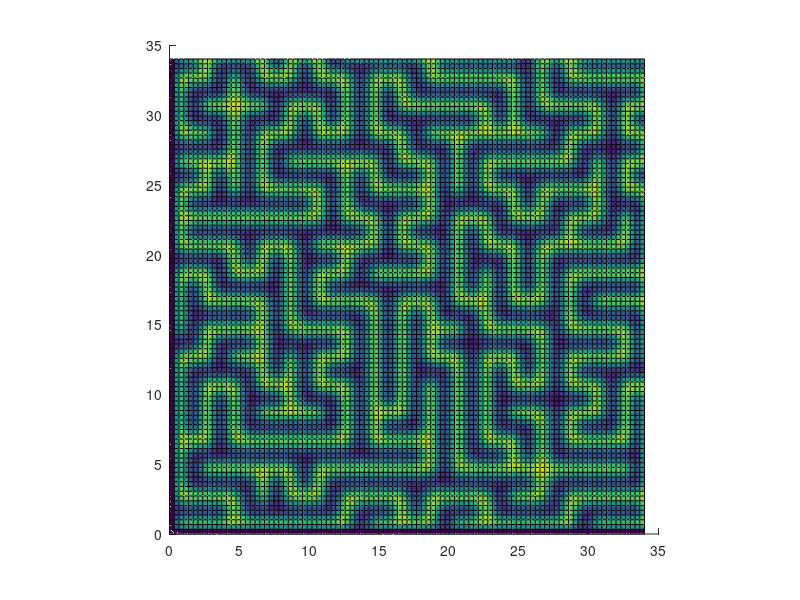

The MATLAB source for this figure:
function spline2D_comp2()
spline2Duniform()
%spline2Dmatrix()
return

function t=check_sanity(knot_vector,p)

  initial = knot_vector(1);
  kvsize = size(knot_vector,2);

  t = true;
  counter = 1;

  for i=1:p+1
    if (initial ~= knot_vector(i))
      t = false;
      return
    end
  end


  for i=p+2:kvsize-p-1
    if (initial == knot_vector(i))
      counter = counter + 1;
      if (counter > p)
        t = false  ;
        return
      end
    else
      initial = knot_vector(i);
      counter = 1;
    end
  end

  initial = knot_vector(kvsize);

  for i=kvsize-p:kvsize
    if (initial ~= knot_vector(i))
      t = false;
      return
    end
  end
  
  for i=1:kvsize-1
    if (knot_vector(i)>knot_vector(i+1))
      t = false;
    end
  end

  return

end


function spline2Dmatrix()
knot_vectorx=[0 1 2];

knot_vectory=[0 1 2];

precision = 0.1;

%macros
compute_nr_basis_functions = @(knot_vector,p) size(knot_vector, 2) - p - 1;
mesh   = @(a,c) [a:precision*(c-a):c];

%splines in x
px = compute_p(knot_vectorx);
tx = check_sanity(knot_vectorx,px);
nrx = compute_nr_basis_functions(knot_vectorx,px);

x_begin = knot_vectorx(1);
x_end = knot_vectorx(size(knot_vectorx,2));

x=mesh(x_begin,x_end);

%splines in y
py = compute_p(knot_vectory);
ty = check_sanity(knot_vectory,py);
nry = compute_nr_basis_functions(knot_vectorx,py);

y_begin = knot_vectory(1);
y_end = knot_vectory(size(knot_vectory,2));

y=mesh(y_begin,y_end);

%X and Y coordinates of points over the 2D mesh
[X,Y]=meshgrid(x,y);

M(1:nrx*nry,1:nrx*nry)=0.0;
hold on
for i=1:nrx
  %compute values of 
  vx=compute_spline(knot_vectorx,px,i,X);
  for j=1:nry
    vy=compute_spline(knot_vectory,py,j,Y);
    spline1=vx.*vy;
    for k=1:nrx
      %compute values of 
      vx2=compute_spline(knot_vectorx,px,k,X);
      for l=1:nry
        vy2=compute_spline(knot_vectory,py,l,Y);
        spline2=vx2.*vy2;
        crossection = spline1.*spline2;
        M(i+(j-1)*nry,k+(l-1)*nry)=M(i+(j-1)*nry,k+(l-1)*nry)+norm(crossection);
      end
    end
  end
end
crossection;
hold off

end

function spline2Duniform()
knot_vectorx = [0, 0, 0, 1, 2, 3, 4, 5, 6, 7, 8, 9, 10, 11, 12, 13, 14, 15, 16, 17, 18, 19, 20, 21, 22, 23, 24, 25, 26, 27, 28, 29, 30, 31, 32, 33, 34, 34, 34];


knot_vectory = [0, 0, 0, 1, 2, 3, 4, 5, 6, 7, 8, 9, 10, 11, 12, 13, 14, 15, 16, 17, 18, 19, 20, 21, 22, 23, 24, 25, 26, 27, 28, 29, 30, 31, 32, 33, 34, 34, 34];

coeff_vector = [[1 1 1 1 1 1 1 1 1 1 1 1 1 1 1 1 1 1 1 1 1 1 1 1 1 1 1 1 1 1 1 1 1 1 1 1, 1]
 [1 0 1 0 0 0 0 0 0 0 0 0 0 0 1 0 0 0 0 0 1 0 0 0 0 0 1 0 1 0 0 0 0 0 1 0, 0]
 [1 0 1 0 1 1 1 0 1 1 1 1 1 0 1 1 1 1 1 0 1 0 1 0 1 0 1 0 1 0 1 1 1 0 1 0, 0]
 [1 0 1 0 1 0 1 0 0 0 0 0 1 0 0 0 1 0 0 0 1 0 1 0 1 0 0 0 1 0 1 0 1 0 0 0, 0]
 [1 0 1 0 1 0 1 1 1 1 1 0 1 1 1 0 1 0 1 1 1 0 1 0 1 1 1 0 1 1 1 0 1 1 1 0, 0]
 [1 0 0 0 1 0 1 0 0 0 0 0 1 0 1 0 1 0 1 0 0 0 1 0 1 0 0 0 0 0 0 0 0 0 1 0, 0]
 [1 0 1 1 1 0 1 0 1 1 1 1 1 0 1 0 1 0 1 0 1 1 1 0 1 1 1 1 1 1 1 0 1 1 1 0, 0]
 [1 0 1 0 0 0 1 0 1 0 1 0 0 0 0 0 0 0 1 0 0 0 1 0 1 0 0 0 0 0 1 0 1 0 0 0, 0]
 [1 0 1 1 1 0 1 0 1 0 1 0 1 1 1 1 1 1 1 1 1 0 1 0 1 0 1 1 1 0 1 1 1 0 1 1, 1]
 [1 0 1 0 0 0 1 0 1 0 0 0 0 0 1 0 0 0 0 0 0 0 1 0 1 0 1 0 1 0 0 0 1 0 0 0, 1]
 [1 0 1 0 1 1 1 0 1 0 1 1 1 1 1 0 1 1 1 1 1 1 1 0 1 0 1 0 1 1 1 0 1 1 1 0, 0]
 [1 0 1 0 0 0 1 0 1 0 1 0 0 0 1 0 1 0 0 0 1 0 1 0 0 0 1 0 1 0 0 0 1 0 0 0, 0]
 [1 0 1 1 1 0 1 0 1 1 1 0 1 0 1 0 1 0 1 0 1 0 1 1 1 1 1 0 1 0 1 1 1 0 1 1, 1]
 [1 0 0 0 1 0 1 0 0 0 0 0 1 0 0 0 1 0 1 0 0 0 1 0 0 0 0 0 1 0 0 0 0 0 1 0, 0]
 [1 1 1 0 1 0 1 1 1 1 1 1 1 1 1 1 1 0 1 1 1 0 1 0 1 1 1 0 1 1 1 1 1 1 1 0, 0]
 [1 0 1 0 1 0 1 0 0 0 0 0 0 0 0 0 0 0 1 0 1 0 0 0 1 0 0 0 1 0 0 0 0 0 1 0, 0]
 [1 0 1 0 1 0 1 0 1 0 1 1 1 1 1 1 1 1 1 0 1 1 1 1 1 0 1 1 1 0 1 1 1 0 1 0, 0]
 [1 0 0 0 1 0 1 0 1 0 0 0 0 0 0 0 0 0 1 0 1 0 0 0 1 0 1 0 0 0 1 0 0 0 1 0, 0]
 [1 0 1 1 1 0 1 0 1 1 1 1 1 1 1 1 1 0 1 0 1 0 1 0 1 0 1 0 1 1 1 0 1 1 1 0, 0]
 [1 0 0 0 1 0 0 0 0 0 0 0 1 0 0 0 0 0 1 0 0 0 1 0 0 0 0 0 1 0 1 0 1 0 0 0, 0]
 [1 1 1 0 1 1 1 1 1 1 1 1 1 0 1 0 1 1 1 1 1 1 1 1 1 1 1 1 1 0 1 0 1 0 1 0, 0]
 [1 0 1 0 1 0 0 0 0 0 0 0 0 0 1 0 1 0 0 0 0 0 0 0 1 0 0 0 0 0 1 0 1 0 1 0, 0]
 [1 0 1 0 1 0 1 1 1 1 1 1 1 1 1 1 1 0 1 1 1 1 1 0 1 1 1 1 1 0 1 0 1 0 1 0, 0]
 [1 0 0 0 1 0 1 0 0 0 0 0 0 0 1 0 0 0 0 0 1 0 0 0 1 0 0 0 1 0 0 0 1 0 1 0, 0]
 [1 0 1 1 1 0 1 0 1 1 1 1 1 0 1 0 1 1 1 1 1 0 1 1 1 0 1 0 1 0 1 1 1 0 1 0, 0]
 [1 0 1 0 1 0 0 0 1 0 1 0 0 0 1 0 1 0 0 0 0 0 1 0 0 0 1 0 1 0 0 0 0 0 1 0, 0]
 [1 0 1 0 1 0 1 1 1 0 1 0 1 1 1 0 1 0 1 1 1 1 1 0 1 1 1 0 1 0 1 1 1 1 1 1, 1]
 [1 0 1 0 0 0 0 0 0 0 1 0 0 0 0 0 1 0 0 0 0 0 1 0 0 0 1 0 1 0 1 0 0 0 0 0, 1]
 [1 0 1 1 1 0 1 1 1 1 1 1 1 1 1 1 1 1 1 1 1 0 1 1 1 0 1 0 1 1 1 0 1 1 1 0, 0]
 [1 0 0 0 1 0 1 0 0 0 1 0 0 0 1 0 0 0 0 0 1 0 0 0 1 0 1 0 0 0 1 0 1 0 0 0, 0]
 [1 1 1 0 1 0 1 0 1 0 1 0 1 0 1 0 1 1 1 0 1 0 1 0 1 0 1 1 1 0 1 0 1 0 1 0, 0]
 [1 0 1 0 1 0 1 0 1 0 0 0 1 0 1 0 1 0 1 0 1 0 1 0 0 0 0 0 1 0 0 0 1 0 1 0, 0]
 [1 0 1 0 1 0 1 0 1 1 1 1 1 0 1 0 1 0 1 0 1 0 1 1 1 1 1 1 1 1 1 1 1 0 1 0, 0]
 [1 0 1 0 1 0 1 0 0 0 0 0 1 0 0 0 1 0 1 0 1 0 0 0 1 0 0 0 1 0 0 0 1 0 1 0, 0]
 [1 0 1 0 1 1 1 1 1 1 1 0 1 1 1 1 1 0 1 0 1 1 1 1 1 0 1 0 1 0 1 0 1 0 1 0, 0]
 [1 0 0 0 0 0 0 0 0 0 0 0 1 0 0 0 0 0 0 0 0 0 0 0 0 0 1 0 0 0 1 0 0 0 1 0, 0]
 [1 0 0 0 0 0 0 0 0 0 0 0 1 0 0 0 0 0 0 0 0 0 0 0 0 0 1 0 0 0 1 0 0 0 1 0, 0]];

precision = 0.01;

%macros
compute_nr_basis_functions = @(knot_vector,p) size(knot_vector, 2) - p - 1
mesh   = @(a,c) [a:precision*(c-a):c];

%splines in x
px = compute_p(knot_vectorx);
tx = check_sanity(knot_vectorx,px);
nrx = compute_nr_basis_functions(knot_vectorx,px);

x_begin = knot_vectorx(1);
x_end = knot_vectorx(size(knot_vectorx,2));

x=mesh(x_begin,x_end);

%splines in y
py = compute_p(knot_vectorx);
ty = check_sanity(knot_vectorx,py);
nry = compute_nr_basis_functions(knot_vectory,py);

y_begin = knot_vectory(1);
y_end = knot_vectory(size(knot_vectory,2));

y=mesh(y_begin,y_end);

%X and Y coordinates of points over the 2D mesh
[X,Y]=meshgrid(x,y);

% BEGIN changes
u = 0;

coeff_vector = coeff_vector.'
coeff_vector =  1 - coeff_vector; % odwracamy 0 i 1
flipped_coeff_vector = flip(coeff_vector, 2);
concat_coeff =  horzcat(coeff_vector, flipped_coeff_vector);


hold on
for i=1:nrx
  %compute values of 
  vx=compute_spline(knot_vectorx,px,i,X);
  for j=1:nry
    vy=compute_spline(knot_vectory,py,j,Y);
    u = u + vx.*vy.*coeff_vector(j, i);
  end
end
surf(X,Y,u);
pbaspect([1 1 0.05])
%xlim([0, 35])
%ylim([0, 70])
hold off
% END changes

end

function spline()

knot_vector=[0 0 0  1 1 2 2 2 ];

precision = 0.0001;


compute_nr_basis_functions = @(knot_vector,p) size(knot_vector, 2) - p - 1;
mesh   = @(a,c) [a:precision*(c-a):c];


p = compute_p(knot_vector);
t = check_sanity(knot_vector,p);
nr = compute_nr_basis_functions(knot_vector,p);

x_begin = knot_vector(1);
x_end = knot_vector(size(knot_vector,2));


x=mesh(x_begin,x_end);


y=compute_spline(knot_vector,p,1,x);
plot(x,y)

hold on

for i=2:nr
  y=compute_spline(knot_vector,p,i,x);
  plot(x,y)
end

hold off


end


function p=compute_p(knot_vector)

  initial = knot_vector(1);
  kvsize = size(knot_vector,2);
  i=1;

  while (i+1 < kvsize) && (initial == knot_vector(i+1))
    i=i+1;
  end
  
  p = i-1;
  
  return
end



function y=compute_spline(knot_vector,p,nr,x)
  
  fC= @(x,a,b) (x)/(b-a)-a/(b-a);
  fD= @(x,c,d) (1-x)/(d-c)+(d-1)/(d-c);
  
  
  a = knot_vector(nr);
  b = knot_vector(nr+p);
  c = knot_vector(nr+1);
  d = knot_vector(nr+p+1);

  if (p==0)
    y = 0 .* (x < a) + 1 .* (a <= x & x <= d) + 0 .* (x > d);
    return
  end
  
  lp = compute_spline(knot_vector,p-1,nr,x);
  rp = compute_spline(knot_vector,p-1,nr+1,x);
  
  if (a==b)
    y1 = 0 .* (x < a) + 1 .* (a <= x & x <= b) + 0 .* (x > b);
  else
    y1 = 0 .* (x < a) + fC(x,a,b) .* (a <= x & x <= b) + 0 .* (x > b);
  end
  
  if (c==d)
    y2 = 0 .* (x < c) + 1 .* (c < x & x <= d) + 0 .* (d < x);
  else
    y2 = 0 .* (x < c) + fD(x,c,d) .* (c < x & x <= d) + 0 .* (d < x);
  end
  
  y = lp .* y1 + rp .* y2;
  return
  
end

end